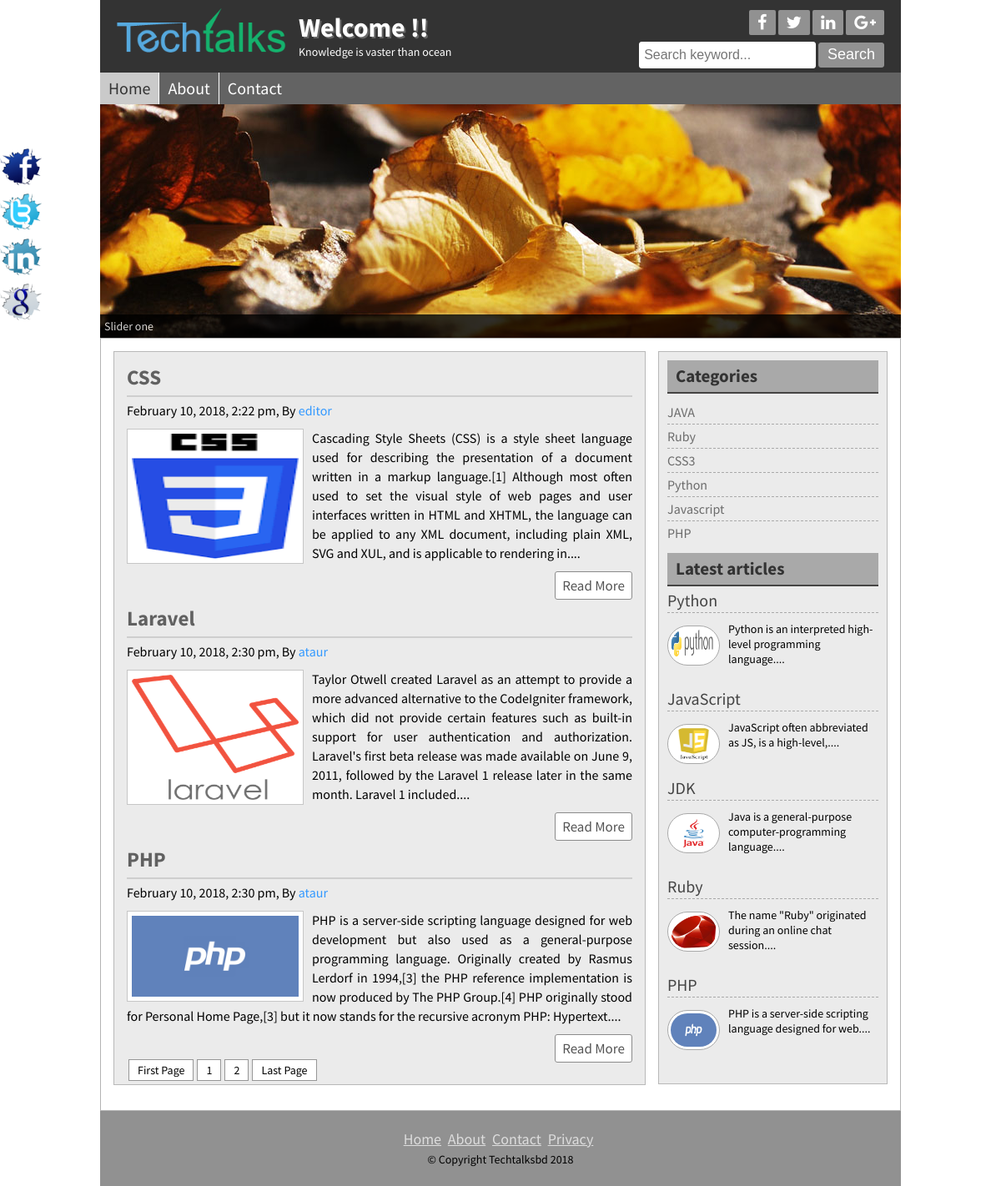
The page / on the database its author committed.
### tables this page shows
CREATE TABLE `title_slogan` (
  `id` int(11) NOT NULL,
  `title` varchar(255) NOT NULL,
  `slogan` varchar(255) NOT NULL,
  `logo` varchar(255) NOT NULL
);

CREATE TABLE `tbl_social` (
  `id` int(11) NOT NULL,
  `facebook` varchar(255) NOT NULL,
  `twitter` varchar(255) NOT NULL,
  `linkedin` varchar(255) NOT NULL,
  `googleplus` varchar(255) NOT NULL
);

CREATE TABLE `tbl_page` (
  `id` int(11) NOT NULL,
  `name` varchar(100) NOT NULL,
  `body` text NOT NULL
);

CREATE TABLE `tbl_post` (
  `id` int(11) NOT NULL,
  `cat` int(11) NOT NULL,
  `title` varchar(255) NOT NULL,
  `body` text NOT NULL,
  `image` varchar(255) NOT NULL,
  `author` varchar(255) NOT NULL,
  `tags` varchar(255) NOT NULL,
  `date` timestamp NOT NULL DEFAULT CURRENT_TIMESTAMP ON UPDATE CURRENT_TIMESTAMP,
  `userid` int(11) NOT NULL
);

CREATE TABLE `tbl_category` (
  `id` int(11) NOT NULL,
  `name` varchar(50) NOT NULL,
  `userid` int(11) NOT NULL
);

CREATE TABLE `tbl_copyright` (
  `id` int(11) NOT NULL,
  `copyright` varchar(255) NOT NULL
);

### lib/Database.php (called while the page is built, shortened)
<?php
Class Database{
	public $host   = DB_HOST;
	public $user   = DB_USER;
	public $pass   = DB_PASS;
	public $dbname = DB_NAME;
	public $link;
	private function connectDB(){
		$this->link = new mysqli($this->host, $this->user, $this->pass, $this->dbname);
	}
	public function select($query){
		$result = $this->link->query($query) or die($this->link->error.__LINE__);
		if($result->num_rows > 0){
			return $result;
		} else {
			return false;
		}
	}
}

### helpers/Format.php (called while the page is built, shortened)
<?php
class Format{
	public function dateFormat($date){
		return date('F j, Y, g:i a', strtotime($date));
	}
	public function textShorten($text, $limit = 370){
		$text = $text.' ';
		$text = substr($text, 0, $limit);
		$text = substr($text, 0, strrpos($text, ' '));
		$text = $text."....";
		return $text;
	}
}
?>

### index.php (the view)
<?php
include 'inc/header.php';
include 'inc/slider.php';
?>
<div class="contentsection contemplete clear">
	<div class="maincontent clear">
		<?php
			$per_page = 3;
			if (isset($_GET['page'])) {
				$page = $_GET['page'];
			}else{
				$page = 1;
			}
			$start_from = ($page-1) * $per_page;
		?>
		<?php
			$query = "SELECT * FROM tbl_post ORDER BY id DESC LIMIT $start_from, $per_page";
			$getpost = $db->select($query);
			if ($getpost) {
				while ($post = $getpost->fetch_assoc()) {
		?>
		<div class="samepost clear">
			<h2><a href="post.php?id=<?php echo $post['id']?>"><?php echo $post['title']?></a></h2>
			<h4><?php echo $fm->dateFormat($post['date']);?>, By <a href="#"><?php echo $post['author']?></a></h4>
			<a href="#"><img src="admin/<?php echo $post['image']?>" alt="post image"/></a>
			<?php echo $fm->textShorten($post['body']);?>
			<div class="readmore clear">
				<a href="post.php?id=<?php echo $post['id'];?>">Read More</a>
			</div>
		</div>
		<?php }?>
		<?php
			$query  = "SELECT * FROM tbl_post";
			$result = $db->select($query);
			$total_rows = mysqli_num_rows($result);
			$total_pages = ceil($total_rows/$per_page);
			echo "<span class='pagination'><a href='index.php?page=1'>First Page</a>";
			for ($i=1; $i < $total_pages; $i++) {
				echo "<a href='index.php?page=$i'>$i</a>";
			}
			echo "<a href='index.php?page=$total_pages'>Last Page</a></span>"
		?>
		<?php }  else {header("Location:404.php");}?>
	</div>
<?php include 'inc/sidebar.php';?>
<?php include 'inc/footer.php';?>

### inc/header.php (shortened to what this page needs)
<?php
	include 'lib/Database.php';
	include 'helpers/Format.php';
	$db = new Database();
	$fm = new Format();
?>
<!DOCTYPE html>
<html>
<head>
	<?php include 'scripts/css.php';?>
</head>
<body>
	<div class="headersection templete clear">
		<a href="#">
			 <?php
	            $query = "SELECT * FROM title_slogan WHERE id='1'";
	            $getData = $db->select($query);
	            if ($getData) {
	                while ($result = $getData->fetch_assoc()) {
	        ?>
			<div class="logo">
				<img src="admin/<?php echo $result['logo'];?>" alt="Logo"/>
				<h2><?php echo $result['title'];?></h2>
				<p><?php echo $result['slogan'];?></p>
			</div>
			<?php } }?>
		</a>
		<div class="social clear">
			<div class="icon clear">
				<?php
		            $query = "SELECT * FROM tbl_social WHERE id='1'";
		            $getData = $db->select($query);
		            if ($getData) {
		                while ($result = $getData->fetch_assoc()) {
		        ?>
				<a href="<?php echo $result['facebook'];?>" target="_blank"><i class="fa fa-facebook"></i></a>
				<a href="<?php echo $result['twitter'];?>" target="_blank"><i class="fa fa-twitter"></i></a>
				<a href="<?php echo $result['linkedin'];?>" target="_blank"><i class="fa fa-linkedin"></i></a>
				<a href="<?php echo $result['googleplus'];?>" target="_blank"><i class="fa fa-google-plus"></i></a>
				<?php } }?>
			</div>
			<div class="searchbtn clear">
			<form action="search.php" method="get">
				<input type="text" name="search" placeholder="Search keyword..."/>
				<input type="submit" name="submit" value="Search"/>
			</form>
			</div>
		</div>
	</div>
<div class="navsection templete">
	<?php
		$page  = $_SERVER['SCRIPT_FILENAME'];
		$title = basename($page, '.php');
	?>
	<ul>
		<li><a <?php if ($title == 'index') {echo 'id="active"';} ?>
			href="index.php">Home</a></li>
		 <?php
	            $query = "SELECT * FROM tbl_page";
	            $getData = $db->select($query);
	            if ($getData) {
	                while ($result = $getData->fetch_assoc()) {
	    ?>
		<li><a
			<?php
				if (isset($_GET['pageid']) && $_GET['pageid'] == $result['id']) {
					echo 'id="active"';
				}
			?>
			href="page.php?pageid=<?php echo $result['id'];?>"><?php echo $result['name'];?></a></li>
		<?php } }?>
		<li><a <?php if ($title == 'contact') {echo 'id="active"';} ?> href="contact.php">Contact</a></li>
	</ul>
</div>

### scripts/css.php
<link rel="stylesheet" href="font-awesome-4.5.0/css/font-awesome.css">
<link rel="stylesheet" href="css/nivo-slider.css" type="text/css" media="screen" />
<link rel="stylesheet" href="css/style.css">
<?php
    $query  = "select * from tbl_theme where id='1'";
    $result = $db->select($query);
    while ($theme = $result->fetch_assoc()) {
    	if ($theme['theme'] == 'default') { ?>
    		<link rel="stylesheet" href="theme/default.css">
    <?php } elseif ($theme['theme'] == 'ash') { ?>
    	<link rel="stylesheet" href="theme/ash.css">
    <?php } ?>
<?php } ?>

### inc/slider.php
<div class="slidersection templete clear">
    <div id="slider">
    	<?php
		    $query = "SELECT * FROM tbl_slider";
		    $getData = $db->select($query);
		    if ($getData) {
		        while ($result = $getData->fetch_assoc()) {
		?>
        <a target="__blank" href="<?php echo $result['link']?>"><img src="admin/<?php echo $result['img']?>" alt="nature 1" title="<?php echo $result['title']?>" /></a>
        <?php } }?>
    </div>
</div>

### inc/sidebar.php
<div class="sidebar clear">
	<div class="samesidebar clear">
		<h2>Categories</h2>
			<ul>
				<?php
					$query = "SELECT * FROM tbl_category";
					$category = $db->select($query);
					if ($category) {
						while ($result = $category->fetch_assoc()) {
				?>
				<li><a href="posts.php?catId=<?php echo $result['id']?>"><?php echo $result['name'];?></a></li>
				<?php } } else { echo "Category not found ";}?>
			</ul>
	</div>
	<div class="samesidebar clear">
		<h2>Latest articles</h2>
		<?php
			$query = "select * from tbl_post limit 5";
			$latestpost = $db->select($query);
			if ($latestpost) {
				while ($post = $latestpost->fetch_assoc()) {
		?>
		<div class="popular clear">
			<h3><a href="post.php?id=<?php echo $post['id']?>"><?php echo $post['title']?></a></h3>
			<a href="post.php?id=<?php echo $post['id']?>"><img src="admin/<?php echo $post['image']?>" alt="post image"/></a>
			<?php echo $fm->textShorten($post['body'], 60);?>
		</div>
		<?php } } else{
			echo "<script>window.location='404.php'</script>";
		}?>
	</div>
</div>

### inc/footer.php (shortened to what this page needs)
	</div>
	<div class="footersection templete clear">
	  <div class="footermenu clear">
		<ul>
			<li><a href="#">Home</a></li>
			<li><a href="#">About</a></li>
			<li><a href="#">Contact</a></li>
			<li><a href="#">Privacy</a></li>
		</ul>
	  </div>
	  <?php
            $query = "SELECT * FROM tbl_copyright WHERE id='1'";
            $getData = $db->select($query);
            if ($getData) {
                while ($result = $getData->fetch_assoc()) {
        ?>
	  <p>&copy; <?php echo $result['copyright'];?> <?php echo date('Y');?> </p>
	  <?php } }?>
	</div>
	<div class="fixedicon clear">
		<?php
            $query = "SELECT * FROM tbl_social WHERE id='1'";
            $getData = $db->select($query);
            if ($getData) {
                while ($result = $getData->fetch_assoc()) {
        ?>
		<a href="<?php echo $result['facebook'];?>"><img src="images/fb.png" alt="Facebook"/></a>
		<a href="<?php echo $result['twitter'];?>"><img src="images/tw.png" alt="Twitter"/></a>
		<a href="<?php echo $result['linkedin'];?>"><img src="images/in.png" alt="LinkedIn"/></a>
		<a href="<?php echo $result['googleplus'];?>"><img src="images/gl.png" alt="GooglePlus"/></a>
		<?php } }?>
	</div>
</body>
</html>

### css/nivo-slider.css (style rules this page uses)
.nivoSlider { position:relative; }
.nivoSlider a.nivo-imageLink { position:absolute; top:0px; left:0px; width:100%; height:100%; border:0; padding:0; margin:0; z-index:60; display:none; }
span.pagination a { text-decoration: none; padding: 3px 10px; border: 1px solid #a56e0a; background: #fff; color: #000; margin: 0 2px; }

### theme/ash.css (style rules this page uses)
body { background: #fff; }
.headersection { background: #333 none repeat scroll 0 0; }
.icon a { background: #919191 none repeat scroll 0 0; }
.searchbtn input[type="text"] { border: 1px solid #FFF; background: #FFF; }
.searchbtn input[type="submit"] { background: #919191 none repeat scroll 0 0; border: 1px solid #919191; }
.navsection { background: none repeat scroll 0 0 #636363; }
.navsection ul li { border-right: 1px solid #fff; }
.navsection ul li a:hover, #active { background: #cacaca; }
.contentsection { border: 1px solid #b4b4b4; }
.maincontent { background: #ebebeb none repeat scroll 0 0;border: 1px solid #b8b8b8; }
.samepost img { border: 1px solid #c6c6c6; }
.samepost h2 a { color: #616161; }
.samepost h2, .about h2 { border-bottom: 2px solid #cecece; }
.samepost h2, .about h2 { color: #616161; }
.readmore a { background: #fff none repeat scroll 0 0;border: 1px solid #8b8b8b;color: #555555; }
span.pagination a { border:1px solid #979797; }
.footersection { background: #919191; }
.footermenu ul li a { color: #dddddd; }
.samesidebar h2 { background: #a9a9a9;border-bottom: 2px solid #454443; }
.sidebar { background: #ebebeb;border: 1px solid #b8b8b8; }
.samesidebar ul li { border-bottom: 1px dashed #a9a9a9; }
.samesidebar ul li a { color: #6c6c6c; }
.popular h3 { border-bottom: 1px dashed #a9a9a9; }
.popular img { border: 1px solid #a9a9a9; }
input[type="text"], input[type="email"] { border: 1px solid #bcbcbc; }
input[type="submit"] { background: #919191;border: 1px solid #919191; }

### rows shown on the page
title_slogan: logo (picture), title "Welcome !!", slogan "Knowledge is vaster than ocean"
tbl_page: name "About"
tbl_post: title "CSS", date "February 10, 2018, 2:22 pm", author "editor", image (picture), body "Cascading Style Sheets (CSS) is a style sheet language used for describing the presentation of a document written in a markup language.[1] Although most often used to set the visual style of web pages and user interfaces written in HTML and XHTML, the language can be applied to any XML document, including plain XML, SVG and XUL, and is applicable to rendering in...."
tbl_post: title "Laravel", date "February 10, 2018, 2:30 pm", author "ataur", image (picture), body "Taylor Otwell created Laravel as an attempt to provide a more advanced alternative to the CodeIgniter framework, which did not provide certain features such as built-in support for user authentication and authorization. Laravel's first beta release was made available on June 9, 2011, followed by the Laravel 1 release later in the same month. Laravel 1 included...."
tbl_post: title "PHP", date "February 10, 2018, 2:30 pm", author "ataur", image (picture), body "PHP is a server-side scripting language designed for web development but also used as a general-purpose programming language. Originally created by Rasmus Lerdorf in 1994,[3] the PHP reference implementation is now produced by The PHP Group.[4] PHP originally stood for Personal Home Page,[3] but it now stands for the recursive acronym PHP: Hypertext....", body "PHP is a server-side scripting language designed for web...."
tbl_category: name "JAVA"
tbl_category: name "Ruby"
tbl_category: name "CSS3"
tbl_category: name "Python"
tbl_category: name "Javascript"
tbl_category: name "PHP"
tbl_post: title "Python", image (picture), body "Python is an interpreted high-level programming language...."
tbl_post: title "JavaScript", image (picture), body "JavaScript often abbreviated as JS, is a high-level,...."
tbl_post: title "JDK", image (picture), body "Java is a general-purpose computer-programming language...."
tbl_post: title "Ruby", image (picture), body "The name \"Ruby\" originated during an online chat session...."
tbl_copyright: copyright "Copyright Techtalksbd"
